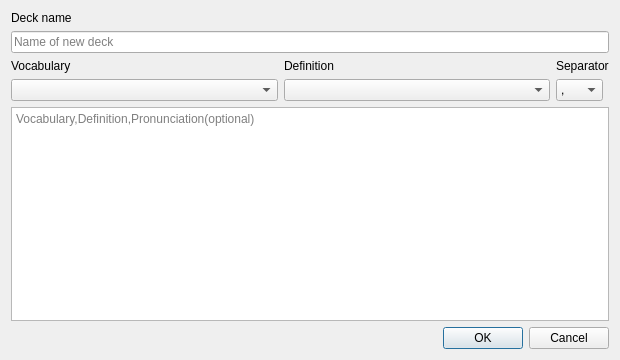
<?xml version="1.0" encoding="UTF-8"?>
<ui version="4.0">
 <class>ImportCsvDialog</class>
 <widget class="QDialog" name="ImportCsvDialog">
  <property name="geometry">
   <rect>
    <x>0</x>
    <y>0</y>
    <width>620</width>
    <height>360</height>
   </rect>
  </property>
  <property name="windowTitle">
   <string>Import from CSV</string>
  </property>
  <property name="windowIcon">
   <iconset>
    <normaloff>../ico/appicon.png</normaloff>../ico/appicon.png</iconset>
  </property>
  <layout class="QVBoxLayout" name="verticalLayout">
   <item>
    <layout class="QHBoxLayout" name="horizontalLayout_3">
     <item>
      <layout class="QGridLayout" name="gridLayout">
       <item row="1" column="0">
        <widget class="QLineEdit" name="lineEdit_tableName">
         <property name="sizePolicy">
          <sizepolicy hsizetype="Preferred" vsizetype="Fixed">
           <horstretch>0</horstretch>
           <verstretch>0</verstretch>
          </sizepolicy>
         </property>
         <property name="acceptDrops">
          <bool>false</bool>
         </property>
         <property name="placeholderText">
          <string>Name of new deck</string>
         </property>
        </widget>
       </item>
       <item row="0" column="0">
        <widget class="QLabel" name="label_deckName">
         <property name="text">
          <string>Deck name</string>
         </property>
        </widget>
       </item>
      </layout>
     </item>
    </layout>
   </item>
   <item>
    <layout class="QGridLayout" name="gridLayout_2">
     <item row="1" column="0">
      <widget class="QComboBox" name="comboBox_vocabulary"/>
     </item>
     <item row="1" column="1">
      <widget class="QComboBox" name="comboBox_definition"/>
     </item>
     <item row="1" column="2">
      <widget class="QComboBox" name="comboBox_separator">
       <property name="sizePolicy">
        <sizepolicy hsizetype="Fixed" vsizetype="Fixed">
         <horstretch>0</horstretch>
         <verstretch>0</verstretch>
        </sizepolicy>
       </property>
       <property name="frame">
        <bool>true</bool>
       </property>
       <item>
        <property name="text">
         <string>,</string>
        </property>
       </item>
       <item>
        <property name="text">
         <string>tab</string>
        </property>
       </item>
       <item>
        <property name="text">
         <string>-</string>
        </property>
       </item>
       <item>
        <property name="text">
         <string>/</string>
        </property>
       </item>
      </widget>
     </item>
     <item row="0" column="0">
      <widget class="QLabel" name="label_vocabulary">
       <property name="text">
        <string>Vocabulary</string>
       </property>
      </widget>
     </item>
     <item row="0" column="1">
      <widget class="QLabel" name="label_definition">
       <property name="text">
        <string>Definition</string>
       </property>
      </widget>
     </item>
     <item row="0" column="2">
      <widget class="QLabel" name="label_separator">
       <property name="text">
        <string>Separator</string>
       </property>
      </widget>
     </item>
    </layout>
   </item>
   <item>
    <widget class="QPlainTextEdit" name="plainTextEdit_deckName">
     <property name="focusPolicy">
      <enum>Qt::ClickFocus</enum>
     </property>
     <property name="tabChangesFocus">
      <bool>true</bool>
     </property>
     <property name="placeholderText">
      <string>Vocabulary,Definition,Pronunciation(optional)</string>
     </property>
    </widget>
   </item>
   <item>
    <layout class="QHBoxLayout" name="horizontalLayout_4">
     <item>
      <widget class="QLabel" name="label_numLines">
       <property name="text">
        <string/>
       </property>
      </widget>
     </item>
     <item>
      <widget class="QDialogButtonBox" name="buttonBox">
       <property name="orientation">
        <enum>Qt::Horizontal</enum>
       </property>
       <property name="standardButtons">
        <set>QDialogButtonBox::Cancel|QDialogButtonBox::Ok</set>
       </property>
      </widget>
     </item>
    </layout>
   </item>
  </layout>
 </widget>
 <resources/>
 <connections>
  <connection>
   <sender>buttonBox</sender>
   <signal>accepted()</signal>
   <receiver>ImportCsvDialog</receiver>
   <slot>accept()</slot>
   <hints>
    <hint type="sourcelabel">
     <x>244</x>
     <y>506</y>
    </hint>
    <hint type="destinationlabel">
     <x>157</x>
     <y>274</y>
    </hint>
   </hints>
  </connection>
  <connection>
   <sender>buttonBox</sender>
   <signal>rejected()</signal>
   <receiver>ImportCsvDialog</receiver>
   <slot>reject()</slot>
   <hints>
    <hint type="sourcelabel">
     <x>312</x>
     <y>506</y>
    </hint>
    <hint type="destinationlabel">
     <x>286</x>
     <y>274</y>
    </hint>
   </hints>
  </connection>
 </connections>
</ui>
